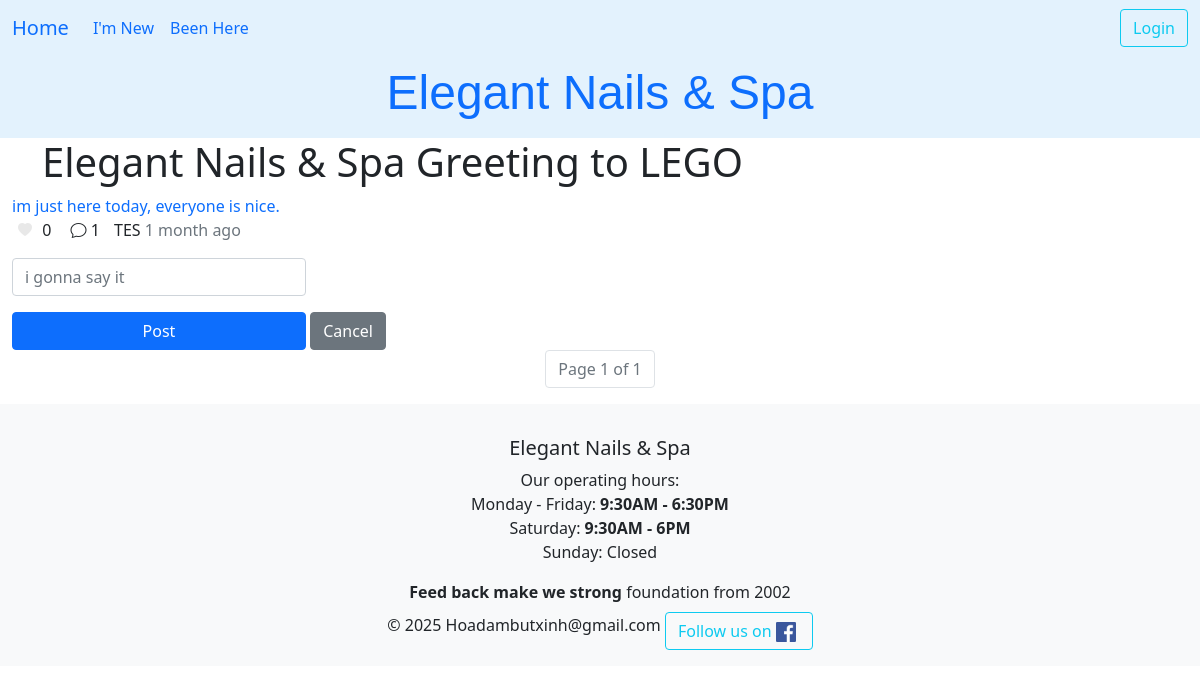
The app's page /ledger/chat_room/1/, older data.
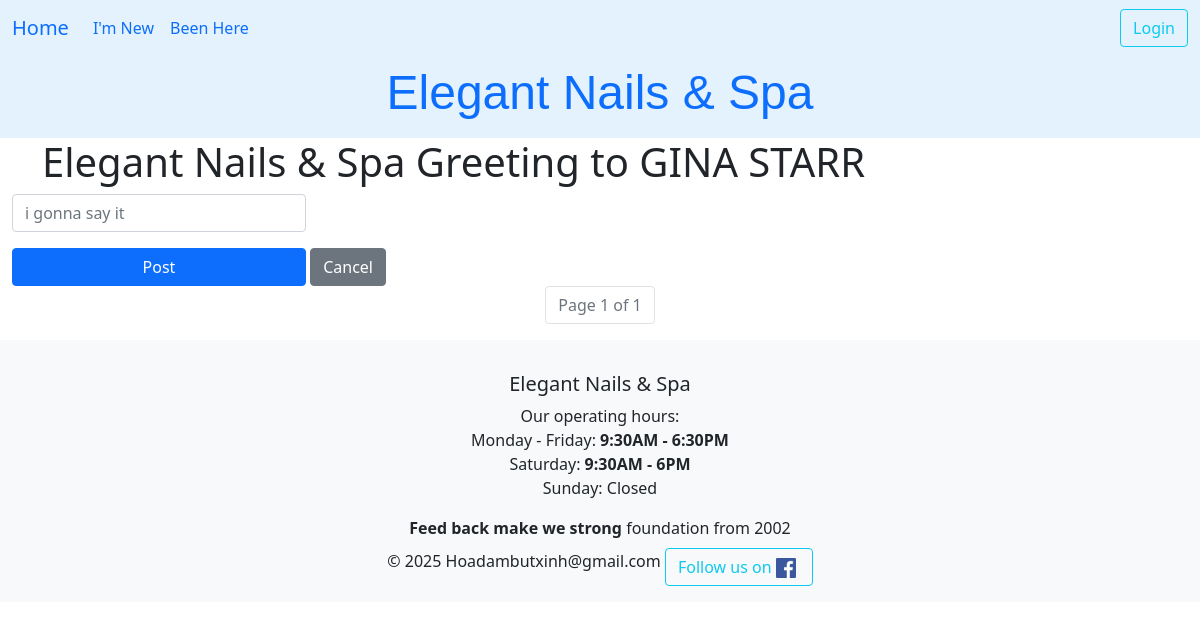
The same page, newer data.
### ledger/models.py (models this page shows, shortened)
class Khach(models.Model):
    class Status(models.TextChoices):
        online = "Confirmed"
        anyone = "Anyone"
        cancel = "Cancel"
    full_name = models.CharField(max_length=25, validators=[MinLengthValidator(5)])
    phone = PhoneNumberField()
    email = models.EmailField(max_length=40, null=True, blank=True, help_text="Enter your email for booking confirmations.")
    technician = models.ForeignKey(Technician, on_delete=models.SET_NULL, null=True, blank=True, related_name='khachs')
    points = models.PositiveIntegerField(default=0)
    first_comes = models.DateTimeField(editable=False,auto_now_add=True)
    desc = models.TextField(max_length=250,blank=True, null=True)
    services = models.ManyToManyField("Service", blank=True, related_name="khachs")
    status = models.CharField(choices=Status.choices, max_length=20, default=Status.online, help_text="Choose anyone as an alternate!")
    day_comes = models.DateField()
    time_at = models.TimeField()
    tag = models.CharField(max_length=20, null=True, blank=True)
    birthday = models.DateField(null=True, blank=True)
    history = HistoricalRecords()
    class Meta:
        unique_together = ('full_name','phone',)#put email here for production, increase secure for chat
        ordering = ['full_name','-day_comes']

class Chat(models.Model):
    isNew = models.BooleanField(default=True)
    text = models.TextField(validators=[MinLengthValidator(1, "What's your message.")])
    created_at = models.DateTimeField(auto_now_add=True)
    reply_to = models.ForeignKey('self', on_delete=models.CASCADE, null=True, blank=True, related_name='replies')
    owner = models.ForeignKey(settings.AUTH_USER_MODEL, on_delete=models.CASCADE, related_name="chats", null=True)
    client = models.ForeignKey(Khach, on_delete=models.CASCADE, related_name="client_chats", null=True, blank=True)
    def __str__(self):
        if len(self.text) < 200 : return self.text
        return self.text[:200] + ' ...'
    @property
    def nickName(self):
        if self.client:
            nickname = self.client.full_name[:3]
            return nickname
        return "@Manager"
    @property
    def total_likes(self):
        return self.likes.count()
    @property
    def get_reply_count(self):
        return self.replies.count()

### ledger/views.py (the view)
# urls.py: path('ledger/chat_room/<int:pk>/', views.ChatView.as_view(), name="chat_room"),
class ChatView(View):
    template = "ledger/chat_room.html"
    def get(self, request, pk):
        request.session['client_id'] = pk
        client = get_object_or_404(Khach, id=pk)
        allChat = Chat.objects.filter(reply_to__isnull=True).order_by('-created_at').select_related("client").prefetch_related(
            Prefetch('likes', queryset=Like.objects.filter(client=client), to_attr='current_client_like'),
        )
        allChat = allChat[:75]
        paginator = Paginator(allChat, 25)
        page_number = request.GET.get('page', 1)
        page_obj = paginator.get_page(page_number)
        chat_form = ChatForm()
        context = {
            'page_obj' : page_obj, 'chat_form': chat_form, 'client' : client
        }
        return render(request, self.template, context)

### ledger/forms.py
class ChatForm(forms.ModelForm):
    text = forms.CharField(required=True,min_length=1, max_length=500, strip=True, label="",
                           widget=forms.TextInput(
                        attrs={'placeholder': 'i gonna say it'}))
    class Meta:
        model = Chat
        fields = ['text']

### ledger/templates/ledger/chat_room.html (shortened to what this page needs)
{% extends 'base.html' %}
{% load crispy_forms_tags %}
{% load crispy_forms_filters %}
{% load humanize %}
{% load static %}
{% block heading %}
<h1>Elegant Nails & Spa Greeting to {{ client.full_name }}</h1>
{% endblock heading %}
{% block content %}
    {% for talk in page_obj %}
    <div>
        <a class="text-decoration-none link-offset-2 link-underline link-underline-opacity-0" href="{% url 'ledger:chat_detail' talk.id %}">
            {{ talk }}
        </a>
        <p>
            <button class="like-button {% if talk.current_client_like %}liked{% endif %}"
                            data-chat-id="{{ talk.id }}"
                            data-url="{% url 'ledger:chat_like' talk.id %}">
                            <i class="bi bi-heart-fill"></i>
            </button>
            <span class="like-count"> {{ talk.total_likes }}</span>
            <span class="reply-count">
                <i class="bi bi-chat"></i> {{ talk.get_reply_count }}
            </span>
            {% if talk.owner == user %}
            @Manager
            {% else %}
            {{ talk.nickName }}
            {% endif %}
            <span class="fw-light text-secondary">{{ talk.created_at | naturaltime }}</span>
        </p>
    </div>
    {% endfor %}
    <form action="{% url 'ledger:chat_create' client.id %}" method="post">
        <div class="form-floating col-md-3 align-items-center">
        <div class="col-auto ">
            {{ chat_form | crispy }}
    </div>
</div>
        <button type="submit" class="btn btn-primary w-25">Post</button>
        <button type="submit" class="btn btn-secondary" onclick="window.location='{% url 'ledger:index' %}'; return false; ">Cancel</button>
    </form>
   <nav aria-label="Page navigation example">
    <ul class="pagination justify-content-center">
        <li class="page-item disabled"><span class="page-link">Page {{ page_obj.number }} of {{ page_obj.paginator.num_pages }}</span></li>
    </ul>
</nav>
<link rel="stylesheet" href="{% static 'css/chat.css' %}">
{% endblock content %}
{% block footer %}
    <strong>Feed back make we strong</strong> foundation from 2002
{% endblock footer %}

Row changes from the older to the newer data that the page shows:
removed Chat: text "im just here today, everyone is nice.", total_likes "0", get_reply_count "1", nickName "TES", created_at "1 month ago"
changed Khach: full_name "LEGO" → "GINA STARR"
